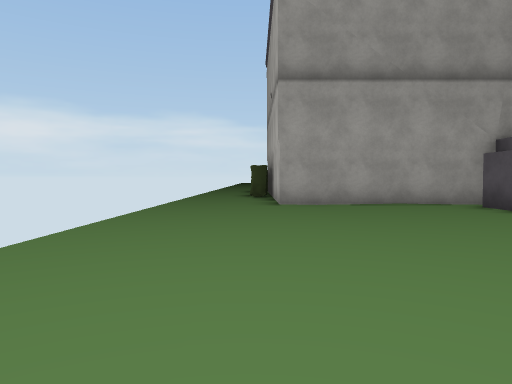
View 1 (above)

22 first-person views from a walk through a scene from a Unity 3-D project. The camera is 1.2 m above the floor, tilts 2° down and sees 70° across. The floor is counted in squares, 2 m on a side. Each view is taken from the middle of a square. On the plan, view 1 faces up. The plan holds only what a view shows up to about 10 squares ahead; the rest is blank. The place goes on beyond the plan. The player is left out. Some animated figures are left out. Some surface patterns are stand-ins.

View 2
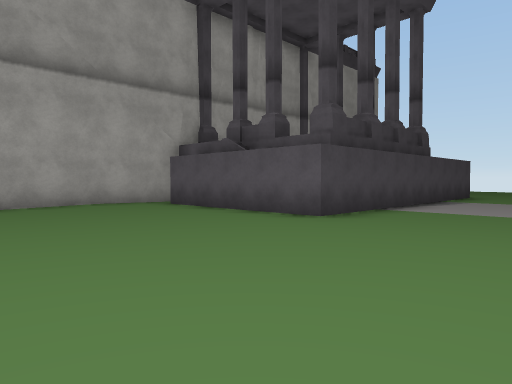

View 3
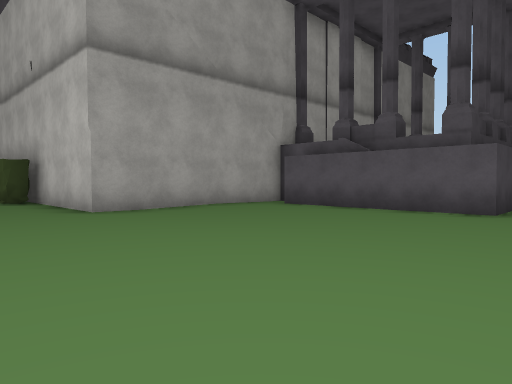

View 4
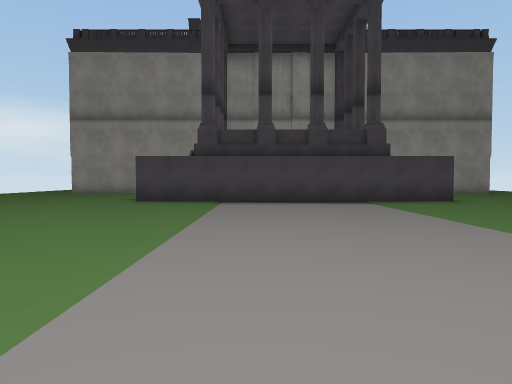

View 5
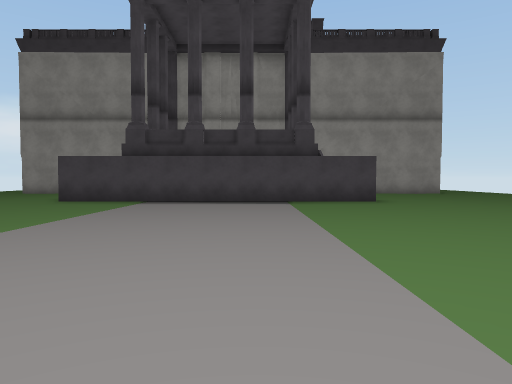

View 6
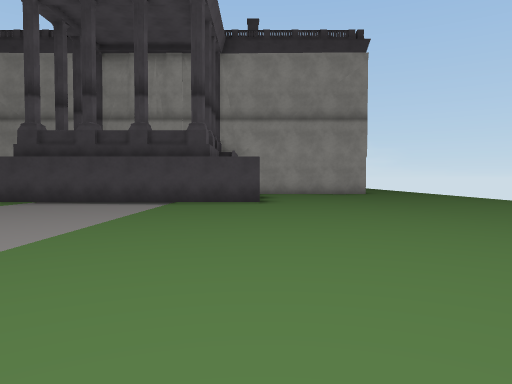

View 7
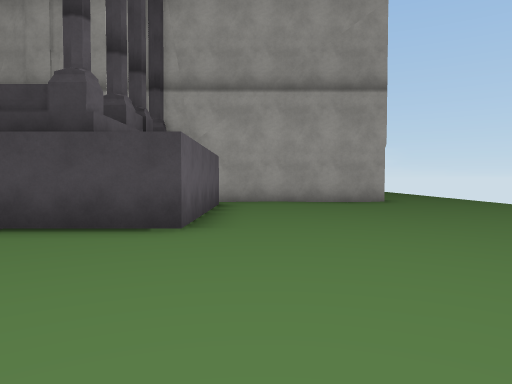

View 8
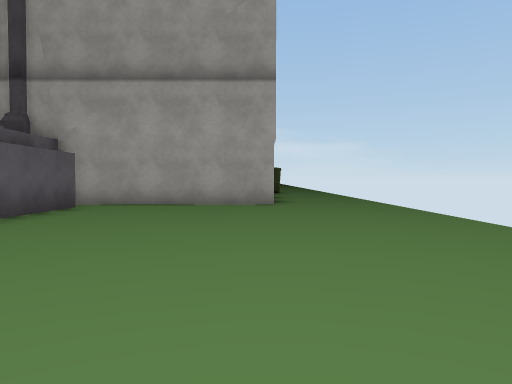

View 9
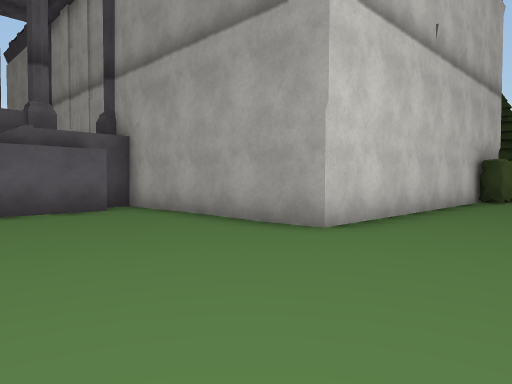

View 10
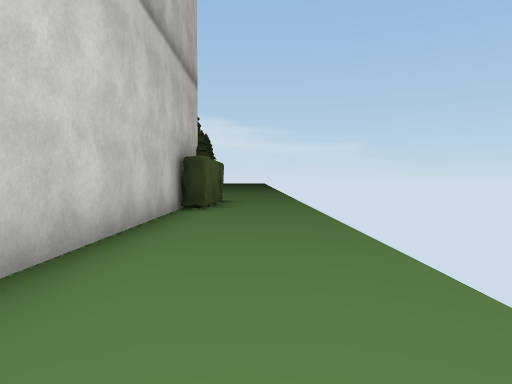

View 11
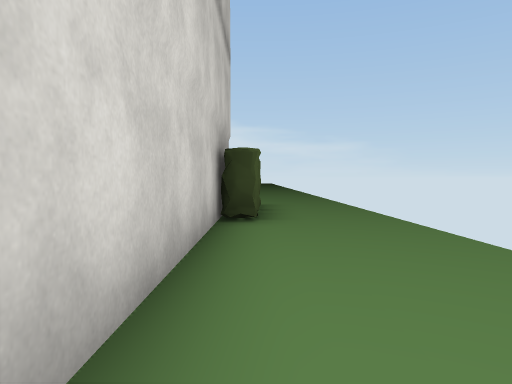

View 12
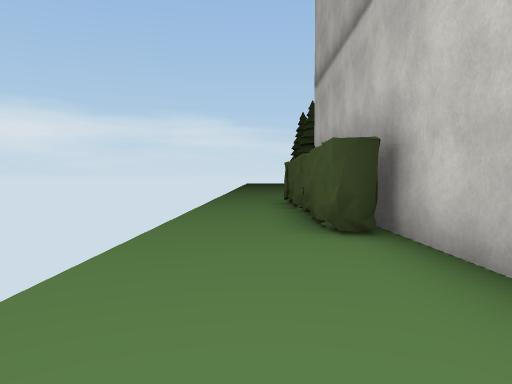

View 13
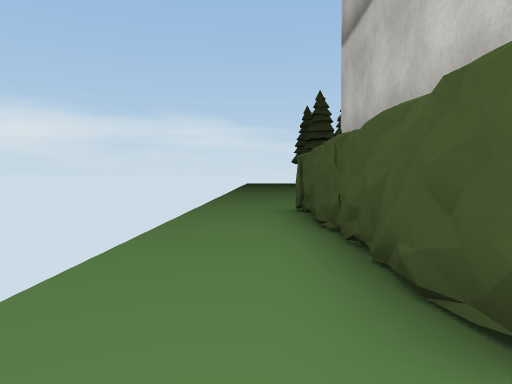

View 14
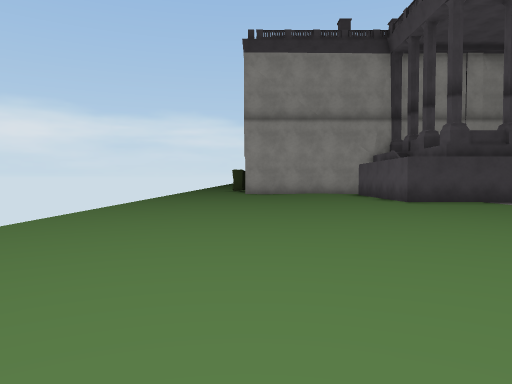

View 15
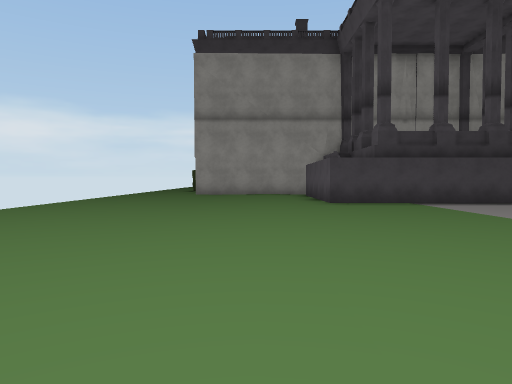

View 16
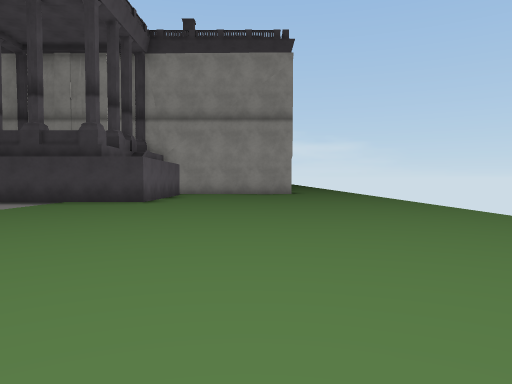

View 17
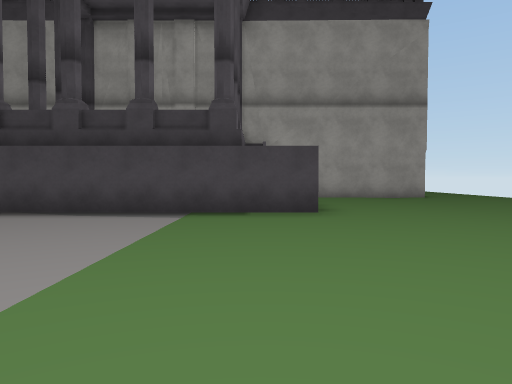

View 18
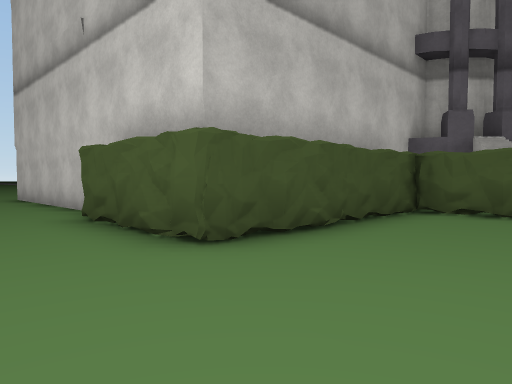

View 19
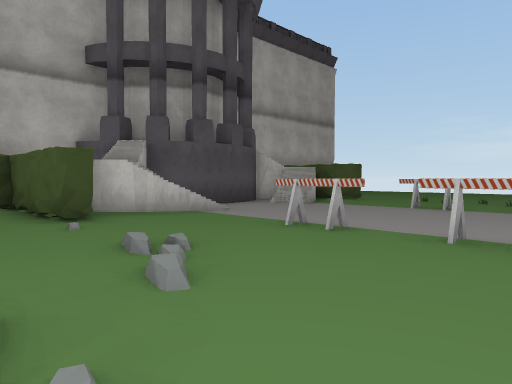

View 20
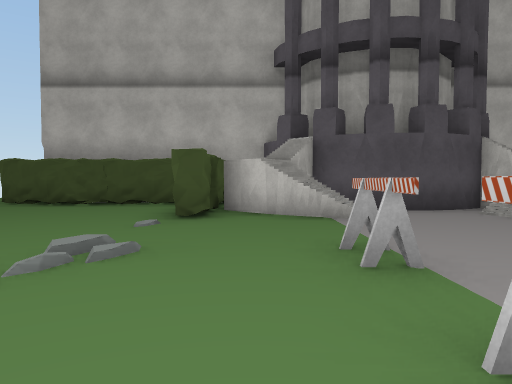

View 21
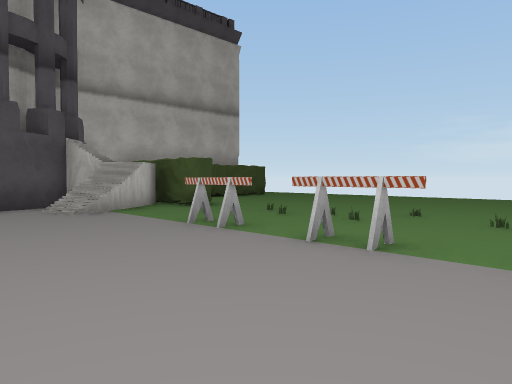

View 22
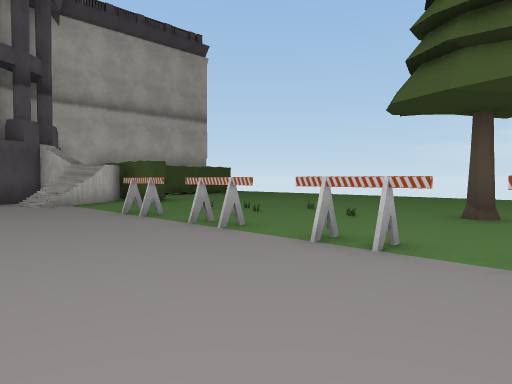

### Floor plan
Key: @ floor where view 1 was taken; # wall or solid block; . floor; T pine tree; O other object.
Columns run from 2 left of view 1 to 20 right of it. Each row starts with its distance up from view 1.
 30          O...
 29     .........
 28   ....T..O...
 27   .....O.O...O....
 26  .....O..O...O...
 25  ......O.........
 24   .....O.O...O.#..
 23    ....O..........
 22     ...............
 21 ...  ..O  ...##O.......
 20 ...    O #.. ##O.......
 19 ...      ###### .......
 18 ..OO    ##   ###O#O #..
 17 ..O           #      ..
 16 ..O                # ..
 15 ..#                #...
 14 ..O                #...
 13 ..O#               #...
 12 ..##               #...
 11 ...#               #...
 10 ...#               #...
  9 ...#####       #####...
  8 .......#       #.......
  7 .......#       #.......
  6 .......#       #.......
  5 .......#       #.......
  4 .......#########.......
  3 .......................
  2 .......................
  1 .......................
  0 ..@....................
 -1 .......................
 -2 ......................
 -3  ....................
 -4  ....................
 -5   .....  ...........
 -6    . .    . .  .  .

Positions as (right, up) in squares from view 1, and headings:
1: (0, 0), facing up
2: (0, 0), facing up-right
3: (-2, 2), facing up-right
4: (8, -6), facing up
5: (10, -6), facing up
6: (13, -6), facing up
7: (14, -1), facing up
8: (17, 0), facing up
9: (20, 5), facing up-left
10: (19, 8), facing up
11: (18, 10), facing up
12: (-1, 8), facing up
13: (-1, 11), facing up
14: (1, -6), facing up
15: (3, -6), facing up
16: (16, -6), facing up
17: (12, -3), facing up
18: (20, 21), facing down-left
19: (15, 27), facing down-left
20: (12, 27), facing down
21: (10, 28), facing down-left
22: (10, 30), facing down-left
